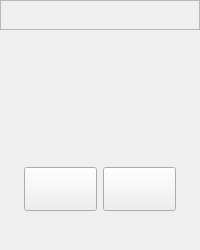
<?xml version="1.0" encoding="UTF-8"?>
<ui version="4.0">
 <class>Qpid::CallSplash</class>
 <widget class="QWidget" name="Qpid::CallSplash">
  <property name="geometry">
   <rect>
    <x>0</x>
    <y>0</y>
    <width>200</width>
    <height>250</height>
   </rect>
  </property>
  <property name="windowTitle">
   <string>Incoming call</string>
  </property>
  <property name="windowOpacity">
   <double>1.000000000000000</double>
  </property>
  <property name="autoFillBackground">
   <bool>true</bool>
  </property>
  <property name="styleSheet">
   <string notr="true">#widgetContainer {
	background-image: url(:/images/ui/pop_window_bg.png);
	background-repeat: no-repeat;
}

#widgetContainer #frameClosePanel #pushButtonClose {
	border: 0px;
	background: url(:/images/ui/popup_close.png);
	min-width: 32px;
	max-width: 32px;
	min-height: 32px;
	max-height: 32px;
	margin-top: -4px;
	margin-right: -4px;
}

#widgetContainer #labelPhoto {
	min-width: 84px;
	min-height: 84px;
	max-width: 84px;
	max-height: 84px;
	border-image: url(:/images/ui/default_photo.jpg);
}

#widgetContainer #labelCallerName {
	font-family: Arial;
	font-size: 13px;
	font-weight: bold;
	color: #ffffff;
	padding-bottom: 7px;
}

#widgetContainer #actionPanel QPushButton {
	min-width: 71px;
	min-height: 36px;
}

#widgetContainer #pushButtonAnswer {
	border-image: url(:/images/ui/incoming_answer.png);
}

#widgetContainer #pushButtonReject {
	border-image: url(:/images/ui/incoming_decline.png);
}</string>
  </property>
  <layout class="QVBoxLayout" name="verticalLayout_2">
   <property name="spacing">
    <number>0</number>
   </property>
   <property name="margin">
    <number>0</number>
   </property>
   <item>
    <widget class="QWidget" name="widgetContainer" native="true">
     <property name="autoFillBackground">
      <bool>false</bool>
     </property>
     <layout class="QVBoxLayout" name="verticalLayout">
      <property name="spacing">
       <number>0</number>
      </property>
      <property name="margin">
       <number>0</number>
      </property>
      <item>
       <widget class="QFrame" name="frameClosePanel">
        <property name="maximumSize">
         <size>
          <width>16777215</width>
          <height>32</height>
         </size>
        </property>
        <property name="frameShape">
         <enum>QFrame::StyledPanel</enum>
        </property>
        <property name="frameShadow">
         <enum>QFrame::Raised</enum>
        </property>
        <layout class="QHBoxLayout" name="horizontalLayout_2">
         <property name="spacing">
          <number>0</number>
         </property>
         <property name="margin">
          <number>0</number>
         </property>
         <item>
          <spacer name="horizontalSpacer_5">
           <property name="orientation">
            <enum>Qt::Horizontal</enum>
           </property>
           <property name="sizeHint" stdset="0">
            <size>
             <width>213</width>
             <height>20</height>
            </size>
           </property>
          </spacer>
         </item>
         <item>
          <widget class="QPushButton" name="pushButtonClose">
           <property name="text">
            <string/>
           </property>
          </widget>
         </item>
        </layout>
       </widget>
      </item>
      <item>
       <layout class="QHBoxLayout" name="horizontalLayout">
        <property name="margin">
         <number>9</number>
        </property>
        <item>
         <spacer name="horizontalSpacer">
          <property name="orientation">
           <enum>Qt::Horizontal</enum>
          </property>
          <property name="sizeHint" stdset="0">
           <size>
            <width>40</width>
            <height>20</height>
           </size>
          </property>
         </spacer>
        </item>
        <item>
         <widget class="QLabel" name="labelPhoto">
          <property name="text">
           <string/>
          </property>
          <property name="scaledContents">
           <bool>true</bool>
          </property>
         </widget>
        </item>
        <item>
         <spacer name="horizontalSpacer_2">
          <property name="orientation">
           <enum>Qt::Horizontal</enum>
          </property>
          <property name="sizeHint" stdset="0">
           <size>
            <width>40</width>
            <height>20</height>
           </size>
          </property>
         </spacer>
        </item>
       </layout>
      </item>
      <item>
       <widget class="QLabel" name="labelCallerName">
        <property name="autoFillBackground">
         <bool>false</bool>
        </property>
        <property name="text">
         <string/>
        </property>
        <property name="scaledContents">
         <bool>true</bool>
        </property>
        <property name="alignment">
         <set>Qt::AlignCenter</set>
        </property>
       </widget>
      </item>
      <item>
       <widget class="QWidget" name="actionPanel" native="true">
        <property name="minimumSize">
         <size>
          <width>0</width>
          <height>0</height>
         </size>
        </property>
        <property name="maximumSize">
         <size>
          <width>16777215</width>
          <height>16777215</height>
         </size>
        </property>
        <layout class="QHBoxLayout" name="horizontalLayout_3">
         <property name="bottomMargin">
          <number>39</number>
         </property>
         <item>
          <spacer name="horizontalSpacer_3">
           <property name="orientation">
            <enum>Qt::Horizontal</enum>
           </property>
           <property name="sizeHint" stdset="0">
            <size>
             <width>33</width>
             <height>20</height>
            </size>
           </property>
          </spacer>
         </item>
         <item>
          <widget class="QPushButton" name="pushButtonAnswer">
           <property name="minimumSize">
            <size>
             <width>71</width>
             <height>36</height>
            </size>
           </property>
           <property name="maximumSize">
            <size>
             <width>16777215</width>
             <height>16777215</height>
            </size>
           </property>
           <property name="focusPolicy">
            <enum>Qt::NoFocus</enum>
           </property>
           <property name="text">
            <string/>
           </property>
          </widget>
         </item>
         <item>
          <widget class="QPushButton" name="pushButtonReject">
           <property name="minimumSize">
            <size>
             <width>71</width>
             <height>36</height>
            </size>
           </property>
           <property name="maximumSize">
            <size>
             <width>16777215</width>
             <height>16777215</height>
            </size>
           </property>
           <property name="focusPolicy">
            <enum>Qt::NoFocus</enum>
           </property>
           <property name="text">
            <string/>
           </property>
          </widget>
         </item>
         <item>
          <spacer name="horizontalSpacer_4">
           <property name="orientation">
            <enum>Qt::Horizontal</enum>
           </property>
           <property name="sizeHint" stdset="0">
            <size>
             <width>32</width>
             <height>20</height>
            </size>
           </property>
          </spacer>
         </item>
        </layout>
       </widget>
      </item>
     </layout>
    </widget>
   </item>
  </layout>
 </widget>
 <resources>
  <include location="phone.qrc"/>
 </resources>
 <connections>
  <connection>
   <sender>pushButtonClose</sender>
   <signal>clicked()</signal>
   <receiver>Qpid::CallSplash</receiver>
   <slot>close()</slot>
   <hints>
    <hint type="sourcelabel">
     <x>232</x>
     <y>16</y>
    </hint>
    <hint type="destinationlabel">
     <x>124</x>
     <y>164</y>
    </hint>
   </hints>
  </connection>
 </connections>
</ui>
